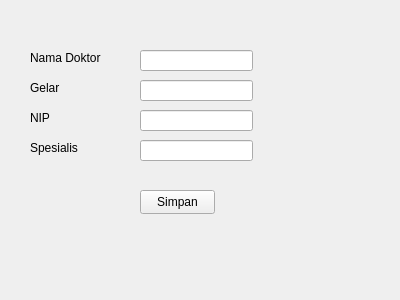
<?xml version="1.0" encoding="UTF-8"?>
<ui version="4.0">
 <class>Form</class>
 <widget class="QWidget" name="Form">
  <property name="geometry">
   <rect>
    <x>0</x>
    <y>0</y>
    <width>400</width>
    <height>300</height>
   </rect>
  </property>
  <property name="windowTitle">
   <string>Form</string>
  </property>
  <widget class="QLabel" name="label">
   <property name="geometry">
    <rect>
     <x>30</x>
     <y>50</y>
     <width>101</width>
     <height>16</height>
    </rect>
   </property>
   <property name="text">
    <string>Nama Doktor</string>
   </property>
  </widget>
  <widget class="QLabel" name="label_2">
   <property name="geometry">
    <rect>
     <x>30</x>
     <y>110</y>
     <width>49</width>
     <height>16</height>
    </rect>
   </property>
   <property name="text">
    <string>NIP</string>
   </property>
  </widget>
  <widget class="QLabel" name="label_3">
   <property name="geometry">
    <rect>
     <x>30</x>
     <y>140</y>
     <width>49</width>
     <height>16</height>
    </rect>
   </property>
   <property name="text">
    <string>Spesialis</string>
   </property>
  </widget>
  <widget class="QPushButton" name="btnsimpan">
   <property name="geometry">
    <rect>
     <x>140</x>
     <y>190</y>
     <width>75</width>
     <height>24</height>
    </rect>
   </property>
   <property name="text">
    <string>Simpan</string>
   </property>
  </widget>
  <widget class="QLineEdit" name="editnamadoktor">
   <property name="geometry">
    <rect>
     <x>140</x>
     <y>50</y>
     <width>113</width>
     <height>21</height>
    </rect>
   </property>
  </widget>
  <widget class="QLineEdit" name="editnip">
   <property name="geometry">
    <rect>
     <x>140</x>
     <y>110</y>
     <width>113</width>
     <height>21</height>
    </rect>
   </property>
  </widget>
  <widget class="QLineEdit" name="editspesialis">
   <property name="geometry">
    <rect>
     <x>140</x>
     <y>140</y>
     <width>113</width>
     <height>21</height>
    </rect>
   </property>
  </widget>
  <widget class="QLineEdit" name="editgelar">
   <property name="geometry">
    <rect>
     <x>140</x>
     <y>80</y>
     <width>113</width>
     <height>21</height>
    </rect>
   </property>
  </widget>
  <widget class="QLabel" name="label_4">
   <property name="geometry">
    <rect>
     <x>30</x>
     <y>80</y>
     <width>49</width>
     <height>16</height>
    </rect>
   </property>
   <property name="text">
    <string>Gelar</string>
   </property>
  </widget>
 </widget>
 <resources/>
 <connections/>
</ui>
